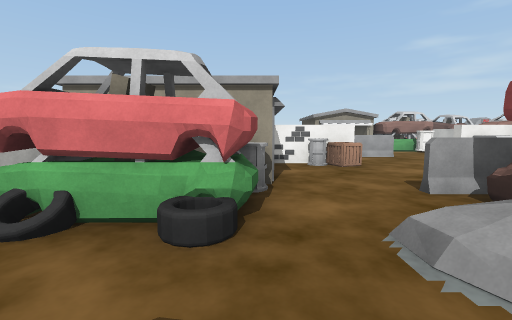
[1] (above)

20 first-person views from a walk through a scene from a Unity 3-D project. The camera is 1.5 m above the floor, tilts 6° down and sees 90° across. The floor is counted in squares, 2 m on a side. Each view is taken from the middle of a square. On the plan, view 1 faces up. The plan holds only what a view shows up to about 9 squares ahead; the rest is blank. Some surface patterns are stand-ins.

[2]
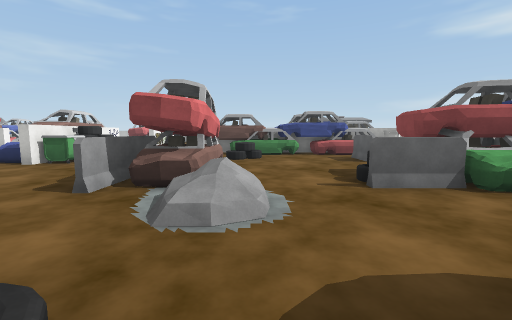

[3]
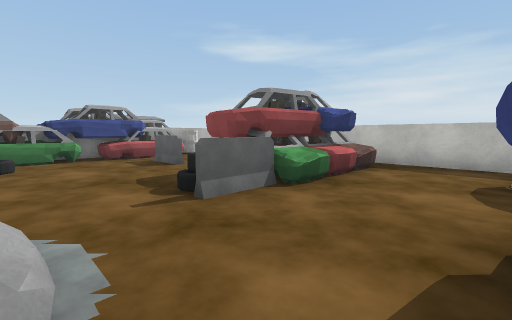

[4]
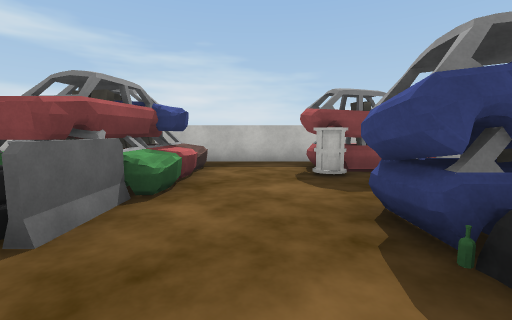

[5]
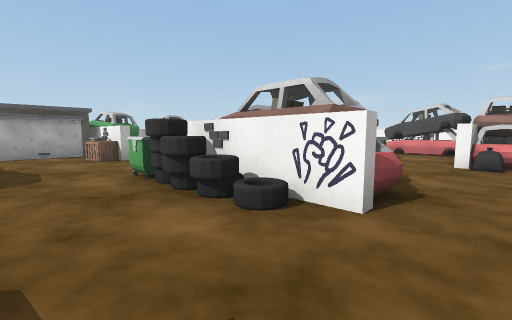

[6]
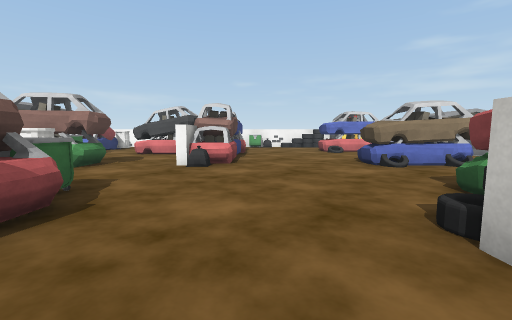

[7]
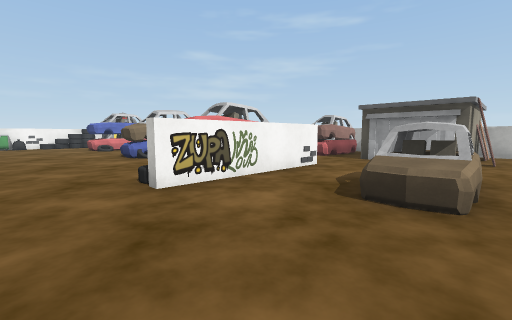

[8]
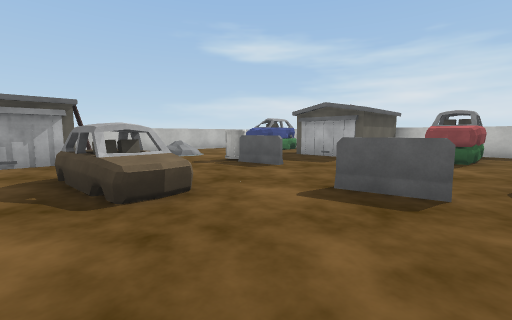

[9]
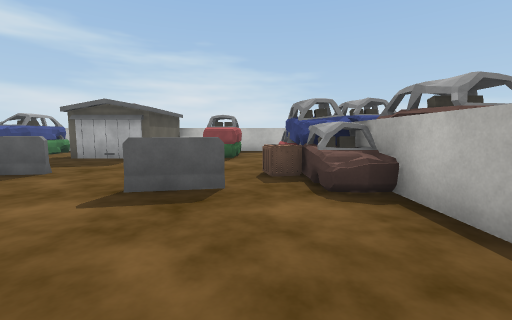

[10]
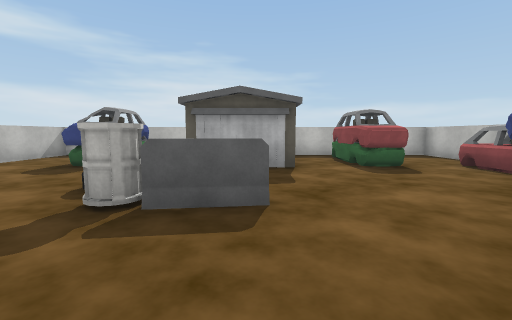

[11]
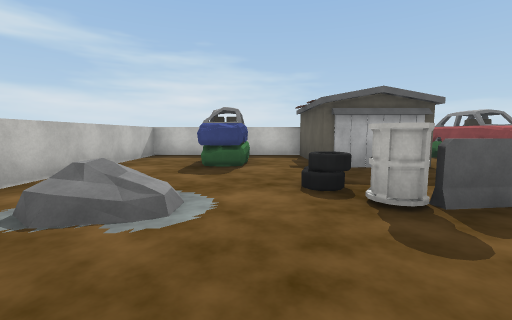

[12]
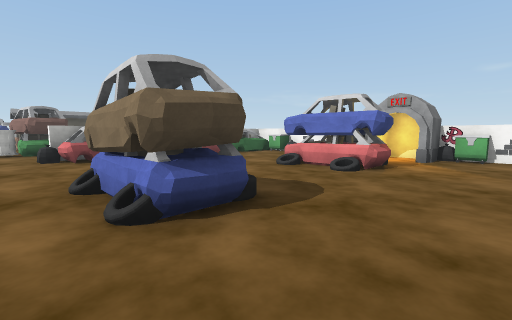

[13]
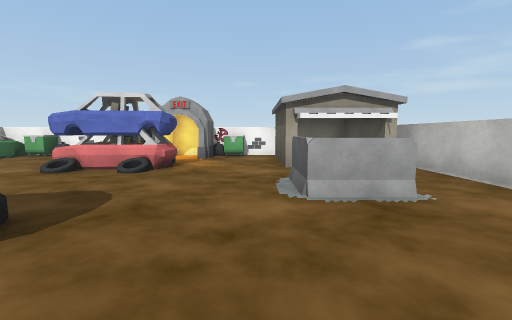

[14]
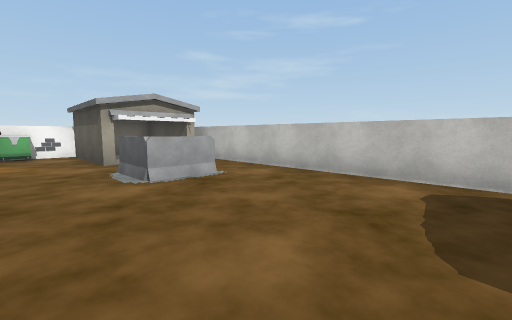

[15]
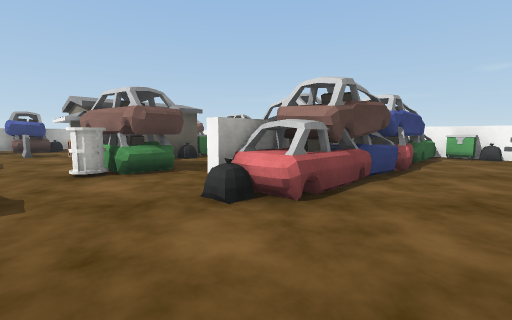

[16]
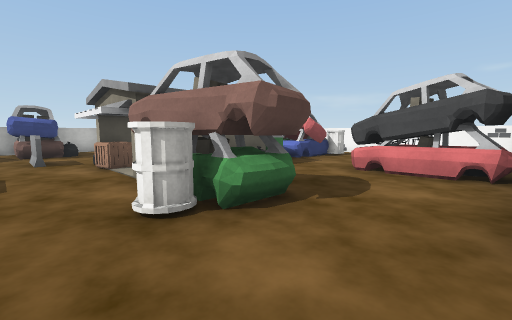

[17]
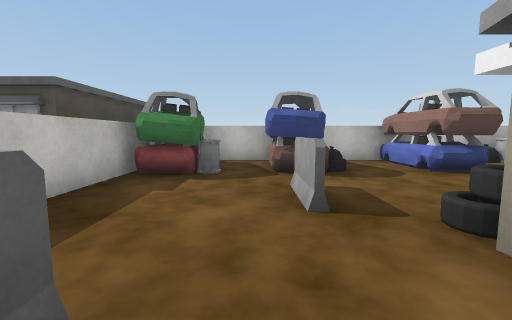

[18]
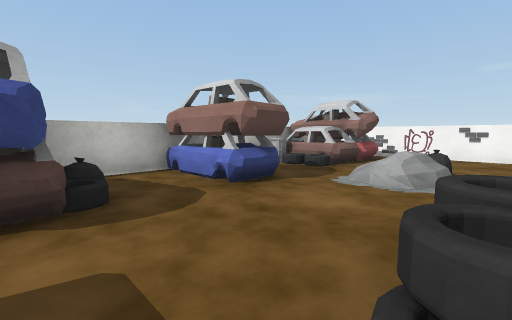

[19]
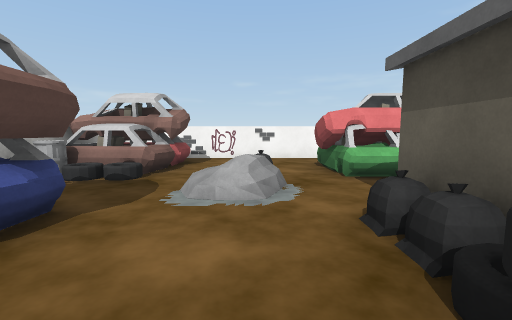

[20]
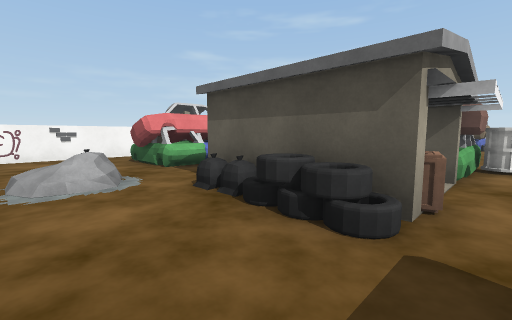

### Floor plan
Key: @ floor where view 1 was taken; # wall or solid block; . floor; / step, stairs or slope; = window, fence, low wall or low ledge; ^ raised ledge; B barrier; C crate; I bin; A barrel; G garage; R car; K rock; T tire; O other object.
Columns run from 3 left of view 1 to 22 right of it. Each row starts with its distance up from view 1.
 19 ###=O##  =#####O^###O##
 18 #RO....      RI.  ##I.#G#
 17 #RR...RAA    R..   ...# #
 16 #RR...RR..   R...RRR..# ##
 15 AA..O.R...RR#R...RR......#
 14 #...K#GII.RR#R........B..#
 13 #RR..O  O....R........BB.#
 12 #....T   ....R...RRR.....#
 11 #O...TC.RRR..R...RRR.....#
 10 #RR.B.....A..............#
  9 #.................  .....#
  8 #.A...BB.  I.....RRR  RRR
  7  RRR##...RRRR...ORRR...
  6    #.C..ITT#.......O..#
  5   ##A.....T...........#
  4 ###G.............RRR..##G#
  3 #RRA..BB   R#............#
  2  RRR.KRRR. R#R.B........
  1  ....K...TTR#C......../K
  0   R@.......R#R....BB../K.
 -1  RRR..T....R#R......T....#
 -2   ...R R.BBR#R...........#
 -3   ....RRO .R#R.R.G##..R..#
 -4 #RAA.RROO   #..R.. #..R..#
 -5  RR...RR    #..R.. #..R..#
 -6  ########  ###############

Positions as (right, up) in squares from view 1, and headings:
1: (0, 0), facing up
2: (-1, 1), facing right
3: (0, 1), facing down-right
4: (1, 1), facing down
5: (10, 4), facing up-left
6: (11, 5), facing up
7: (11, 3), facing up-right
8: (11, 5), facing down-right
9: (11, 5), facing down
10: (15, 3), facing down
11: (18, 3), facing down
12: (18, 10), facing up-left
13: (18, 10), facing up
14: (17, 9), facing up-right
15: (12, 9), facing up-left
16: (9, 9), facing up-left
17: (4, 9), facing left
18: (2, 10), facing up-left
19: (1, 11), facing up
20: (0, 10), facing up-right
